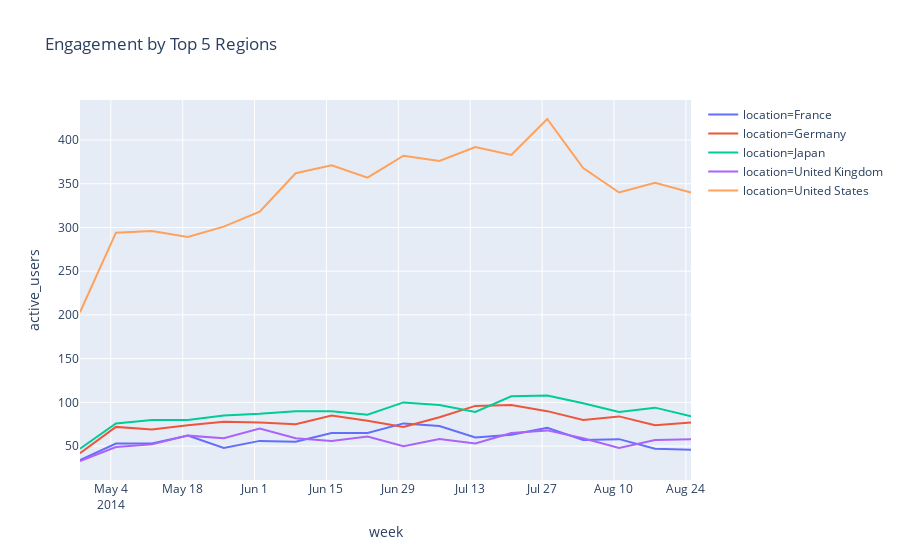

Source (notebook cell):
### Code cell
fig = px.line(engagement_region, x='week', y='active_users', color="location", title='Engagement by Top 5 Regions')

pio.write_html(fig, file='Figures/Engagement_by_Region.html',include_plotlyjs='cdn',default_width='60%', default_height='60%')
pio.show(fig)

### Figure 1 — Plotly figure (JSON) as saved in the notebook; plotly's stock layout.template omitted (floating-point values rounded to 4 significant figures)
{"data": [{"hoverlabel": {"namelength": 0}, "hovertemplate": "location=France<br>week=%{x}<br>active_users=%{y}", "legendgroup": "location=France", "line": {"color": "#636efa", "dash": "solid"}, "mode": "lines", "name": "location=France", "showlegend": true, "type": "scatter", "x": ["2014-04-28", "2014-05-05", "2014-05-12", "2014-05-19", "2014-05-26", "2014-06-02", "2014-06-09", "2014-06-16", "2014-06-23", "2014-06-30", "2014-07-07", "2014-07-14", "2014-07-21", "2014-07-28", "2014-08-04", "2014-08-11", "2014-08-18", "2014-08-25"], "xaxis": "x", "y": [34, 53, 53, 62, 48, 56, 55, 65, 65, 76, 73, 60, 63, 71, 57, 58, 47, 46], "yaxis": "y"}, {"hoverlabel": {"namelength": 0}, "hovertemplate": "location=Germany<br>week=%{x}<br>active_users=%{y}", "legendgroup": "location=Germany", "line": {"color": "#EF553B", "dash": "solid"}, "mode": "lines", "name": "location=Germany", "showlegend": true, "type": "scatter", "x": ["2014-04-28", "2014-05-05", "2014-05-12", "2014-05-19", "2014-05-26", "2014-06-02", "2014-06-09", "2014-06-16", "2014-06-23", "2014-06-30", "2014-07-07", "2014-07-14", "2014-07-21", "2014-07-28", "2014-08-04", "2014-08-11", "2014-08-18", "2014-08-25"], "xaxis": "x", "y": [42, 72, 69, 74, 78, 77, 75, 85, 79, 72, 83, 96, 97, 90, 80, 84, 74, 77], "yaxis": "y"}, {"hoverlabel": {"namelength": 0}, "hovertemplate": "location=Japan<br>week=%{x}<br>active_users=%{y}", "legendgroup": "location=Japan", "line": {"color": "#00cc96", "dash": "solid"}, "mode": "lines", "name": "location=Japan", "showlegend": true, "type": "scatter", "x": ["2014-04-28", "2014-05-05", "2014-05-12", "2014-05-19", "2014-05-26", "2014-06-02", "2014-06-09", "2014-06-16", "2014-06-23", "2014-06-30", "2014-07-07", "2014-07-14", "2014-07-21", "2014-07-28", "2014-08-04", "2014-08-11", "2014-08-18", "2014-08-25"], "xaxis": "x", "y": [47, 76, 80, 80, 85, 87, 90, 90, 86, 100, 97, 89, 107, 108, 99, 89, 94, 84], "yaxis": "y"}, {"hoverlabel": {"namelength": 0}, "hovertemplate": "location=United Kingdom<br>week=%{x}<br>active_users=%{y}", "legendgroup": "location=United Kingdom", "line": {"color": "#ab63fa", "dash": "solid"}, "mode": "lines", "name": "location=United Kingdom", "showlegend": true, "type": "scatter", "x": ["2014-04-28", "2014-05-05", "2014-05-12", "2014-05-19", "2014-05-26", "2014-06-02", "2014-06-09", "2014-06-16", "2014-06-23", "2014-06-30", "2014-07-07", "2014-07-14", "2014-07-21", "2014-07-28", "2014-08-04", "2014-08-11", "2014-08-18", "2014-08-25"], "xaxis": "x", "y": [33, 49, 52, 62, 59, 70, 59, 56, 61, 50, 58, 53, 65, 68, 59, 48, 57, 58], "yaxis": "y"}, {"hoverlabel": {"namelength": 0}, "hovertemplate": "location=United States<br>week=%{x}<br>active_users=%{y}", "legendgroup": "location=United States", "line": {"color": "#FFA15A", "dash": "solid"}, "mode": "lines", "name": "location=United States", "showlegend": true, "type": "scatter", "x": ["2014-04-28", "2014-05-05", "2014-05-12", "2014-05-19", "2014-05-26", "2014-06-02", "2014-06-09", "2014-06-16", "2014-06-23", "2014-06-30", "2014-07-07", "2014-07-14", "2014-07-21", "2014-07-28", "2014-08-04", "2014-08-11", "2014-08-18", "2014-08-25"], "xaxis": "x", "y": [203, 294, 296, 289, 301, 318, 362, 371, 357, 382, 376, 392, 383, 424, 368, 340, 351, 340], "yaxis": "y"}], "layout": {"autosize": true, "legend": {"tracegroupgap": 0}, "title": {"text": "Engagement by Top 5 Regions"}, "xaxis": {"anchor": "y", "autorange": true, "domain": [0, 1], "range": ["2014-04-28", "2014-08-25"], "title": {"text": "week"}, "type": "date"}, "yaxis": {"anchor": "x", "autorange": true, "domain": [0, 1], "range": [11.28, 445.7], "title": {"text": "active_users"}, "type": "linear"}}}
